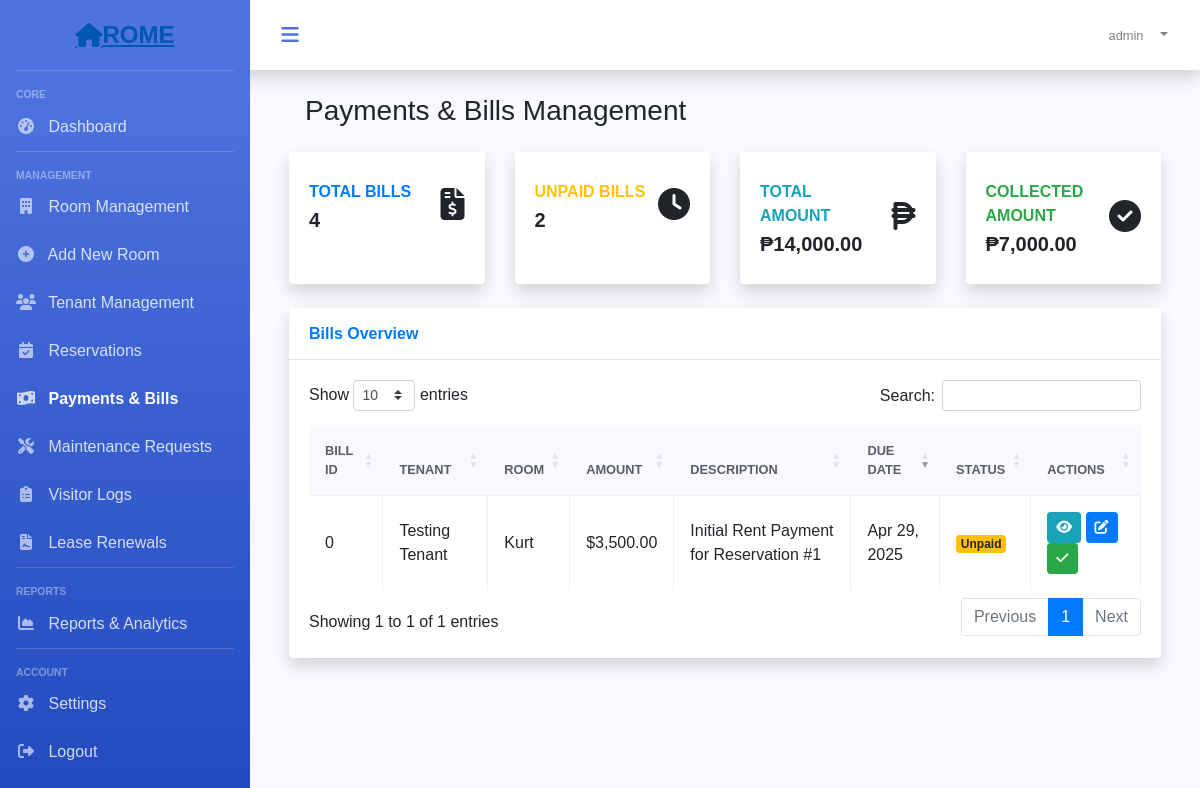
The app's page /app/payments.php (signed in), older data.
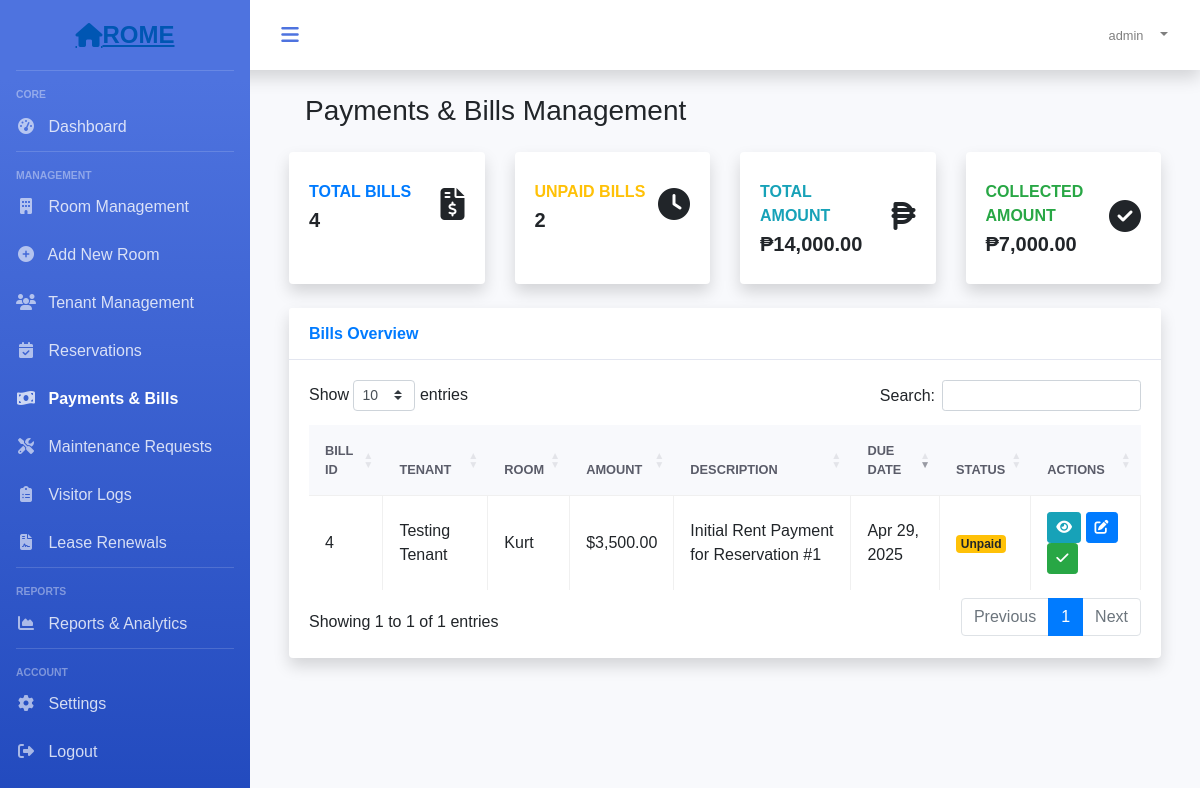
The same page, newer data.
### tables this page shows
CREATE TABLE `bills` (
  `id` int(10) UNSIGNED NOT NULL,
  `user_id` int(10) UNSIGNED NOT NULL,
  `room_id` int(10) UNSIGNED NOT NULL,
  `amount` decimal(10,2) NOT NULL,
  `description` varchar(255) NOT NULL,
  `due_date` date NOT NULL,
  `status` enum('paid','unpaid','overdue') NOT NULL DEFAULT 'unpaid',
  `created_at` timestamp NULL DEFAULT current_timestamp(),
  `updated_at` timestamp NULL DEFAULT current_timestamp()
);

CREATE TABLE `users` (
  `id` int(10) UNSIGNED NOT NULL,
  `fullname` varchar(191) NOT NULL,
  `mobile` varchar(191) NOT NULL,
  `username` varchar(191) NOT NULL,
  `email` varchar(191) NOT NULL,
  `address` varchar(255) DEFAULT NULL,
  `image` varchar(255) DEFAULT NULL,
  `password` varchar(191) NOT NULL,
  `created_at` timestamp NULL DEFAULT current_timestamp(),
  `updated_at` timestamp NULL DEFAULT current_timestamp(),
  `role` varchar(100) DEFAULT 'user',
  `status` int(1) NOT NULL DEFAULT 1
);

CREATE TABLE `room_rental_registrations` (
  `id` int(10) UNSIGNED NOT NULL,
  `fullname` varchar(191) NOT NULL,
  `mobile` varchar(191) NOT NULL,
  `alternat_mobile` varchar(191) NOT NULL,
  `email` varchar(191) NOT NULL,
  `country` varchar(191) NOT NULL,
  `state` varchar(191) NOT NULL,
  `city` varchar(191) NOT NULL,
  `landmark` varchar(191) NOT NULL,
  `rent` varchar(191) NOT NULL,
  `sale` varchar(190) DEFAULT NULL,
  `deposit` varchar(191) NOT NULL,
  `plot_number` varchar(191) NOT NULL,
  `rooms` varchar(100) DEFAULT NULL,
  `address` varchar(191) NOT NULL,
  `accommodation` varchar(191) NOT NULL,
  `description` varchar(191) NOT NULL,
  `image` longtext DEFAULT NULL,
  `open_for_sharing` varchar(191) DEFAULT NULL,
  `other` varchar(191) DEFAULT NULL,
  `vacant` int(1) NOT NULL DEFAULT 1,
  `created_at` timestamp NULL DEFAULT current_timestamp(),
  `updated_at` timestamp NULL DEFAULT current_timestamp(),
  `user_id` int(10) DEFAULT NULL
);

### app/payments.php (the view, shortened to what the rows shown need)
<?php
require_once('../includes/functions.php');
$stmt = $connect->prepare("
    SELECT b.*, u.fullname as tenant_name, rrr.fullname as room_name
    FROM bills b
    JOIN users u ON b.user_id = u.id
    JOIN room_rental_registrations rrr ON b.room_id = rrr.id
    ORDER BY b.due_date DESC
");
$stmt->execute();
$bills = $stmt->fetchAll(PDO::FETCH_ASSOC);
?>
<!DOCTYPE html>
<html lang="en">
<head>
    <link rel="stylesheet" href="https://stackpath.bootstrapcdn.com/bootstrap/4.5.2/css/bootstrap.min.css">
    <link rel="stylesheet" href="https://cdnjs.cloudflare.com/ajax/libs/font-awesome/5.15.3/css/all.min.css">
    <link rel="stylesheet" href="https://cdnjs.cloudflare.com/ajax/libs/font-awesome/6.5.1/css/all.min.css">
    <link rel="stylesheet" href="https://cdn.datatables.net/1.10.22/css/dataTables.bootstrap4.min.css">
    <link rel="stylesheet" href="https://cdn.jsdelivr.net/npm/sweetalert2@11/dist/sweetalert2.min.css">
</head>
<body>
    <div id="wrapper">
        <div id="content-wrapper">
            <div id="content">
                <div class="container-fluid">
                    <div class="d-sm-flex align-items-center justify-content-between mb-4">
                        <h1 class="h3 mb-0 text-gray-800">Payments & Bills Management</h1>
                    </div>
                    <div class="card shadow mb-4">
                        <div class="card-body">
                            <div class="table-responsive">
                                <table class="table table-bordered" id="billsTable" width="100%" cellspacing="0">
                                    <thead>
                                        <tr>
                                            <th>Bill ID</th>
                                            <th>Tenant</th>
                                            <th>Room</th>
                                            <th>Amount</th>
                                            <th>Description</th>
                                            <th>Due Date</th>
                                            <th>Status</th>
                                            <th>Actions</th>
                                        </tr>
                                    </thead>
                                    <tbody>
                                        <?php foreach ($bills as $bill): ?>
                                        <tr>
                                            <td><?php echo $bill['id']; ?></td>
                                            <td><?php echo htmlspecialchars($bill['tenant_name']); ?></td>
                                            <td><?php echo htmlspecialchars($bill['room_name']); ?></td>
                                            <td>$<?php echo number_format($bill['amount'], 2); ?></td>
                                            <td><?php echo htmlspecialchars($bill['description']); ?></td>
                                            <td><?php echo date('M d, Y', strtotime($bill['due_date'])); ?></td>
                                            <td>
                                                <?php
                                                $status_class = '';
                                                switch($bill['status']) {
                                                    case 'unpaid':
                                                        $status_class = 'warning';
                                                        break;
                                                }
                                                ?>
                                                <span class="badge badge-<?php echo $status_class; ?>">
                                                    <?php echo ucfirst($bill['status']); ?>
                                                </span>
                                            </td>
                                            <td>
                                                <button class="btn btn-sm btn-info view-bill" data-id="<?php echo $bill['id']; ?>">
                                                    <i class="fas fa-eye"></i>
                                                </button>
                                                <button class="btn btn-sm btn-primary edit-bill" data-id="<?php echo $bill['id']; ?>">
                                                    <i class="fas fa-edit"></i>
                                                </button>
                                                <button class="btn btn-sm btn-success mark-paid" data-id="<?php echo $bill['id']; ?>">
                                                    <i class="fas fa-check"></i>
                                                </button>
                                            </td>
                                        </tr>
                                        <?php endforeach; ?>
                                    </tbody>
                                </table>
                            </div>
                        </div>
                    </div>
                </div>
            </div>
        </div>
    </div>
</body>
</html>

Row changes from the older to the newer data that the page shows:
removed bills: id "0", user.fullname "Testing Tenant", room_rental_registrations.fullname "Kurt", amount "3,500.00", description "Initial Rent Payment for Reservation #1", due_date "Apr 29, 2025", status "Unpaid"
added bills: id "4", user.fullname "Testing Tenant", room_rental_registrations.fullname "Kurt", amount "3,500.00", description "Initial Rent Payment for Reservation #1", due_date "Apr 29, 2025", status "Unpaid"
